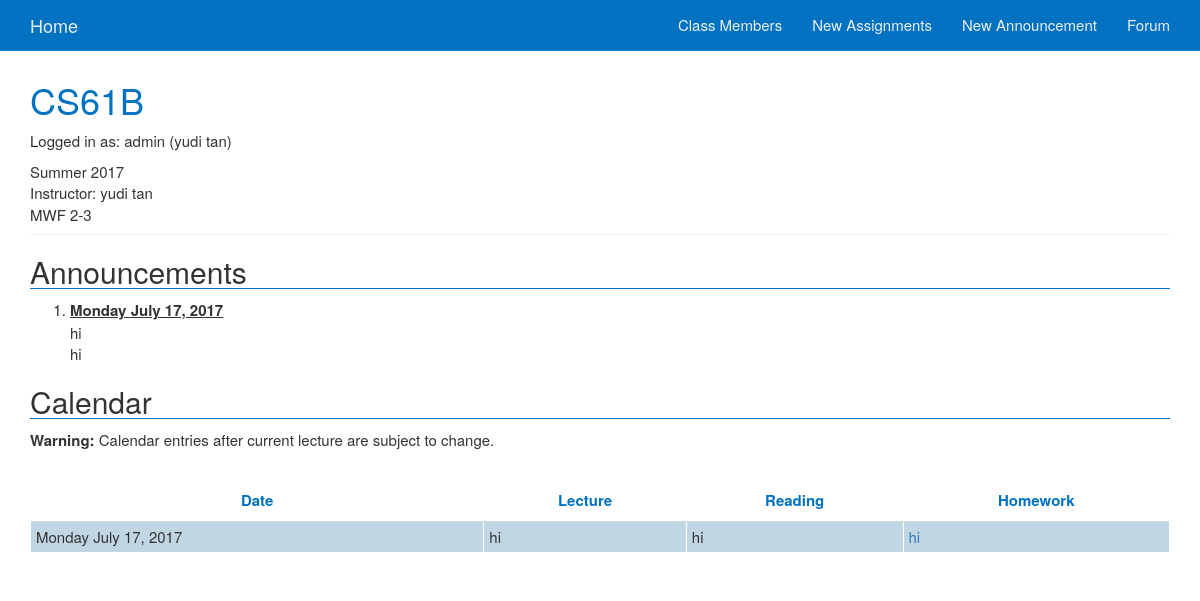
Screenshot of /classroom7/ (signed in) with the database file from the repository.
### classroom/models.py (models this page shows, shortened)
class Classroom(models.Model):
	owner = models.ForeignKey(settings.AUTH_USER_MODEL)
	school = models.TextField()
	classname = models.TextField()
	session = models.TextField(null = True)
	classtime = models.TextField(null = True)
	passcode = models.IntegerField(validators=[MinValueValidator(100000), MaxValueValidator(999999)])
	created_date = models.DateTimeField(default = timezone.now)
	students = models.TextField(blank=True, null=True)
	class Meta:
		permissions = (("can_enter_classroom", "Can enter classroom"),)

class Anouncements(models.Model):
	date = models.DateField(default=timezone.now)
	title = models.TextField()
	content = models.TextField(null=True)
	classroom = models.ForeignKey('classroom.Classroom', related_name='anouncements', blank=True, null=True)

class Calendar(models.Model):
	classroom = models.ForeignKey('classroom.Classroom', related_name='calendar')
	date = models.DateField(default=timezone.now)
	lecture = models.TextField()
	reading = models.TextField(null = True)
	homework = models.TextField(null= True)
	uploads = models.FileField(upload_to='uploads/%Y/%m/%d/', null= True)

### classroom/views.py (the view)
# urls.py: url(r'^(?P<pk>[0-9]+)/$', views.detail, name = 'detail'),
@login_required
def detail(request, pk):
	instance = get_object_or_404(Classroom, pk=pk)
	students = instance.students.split()
	forum = Forum(classroom=instance)
	calendar = Calendar.objects.filter(classroom=instance)
	anouncements = Anouncements.objects.filter(classroom=instance)
	context = {
	'instance':instance,
	'calendar':calendar,
	'anouncements':anouncements,
	'forum':forum,
	}
	if request.user.username in students:
		return render(request, 'classroom/detail.html', context)
	else:
		raise Http404('You are not enrolled in this class.')

### classroom/templates/classroom/detail.html (shortened to what this page needs)
<!DOCTYPE html>
<html lang="en"><head><meta http-equiv="Content-Type" content="text/html; charset=UTF-8">
    {% load static %}
    <link rel="stylesheet" href="{% static "classroom/css/bootstrap.min.css" %}">
    <link rel="stylesheet" type="text/css" href="{% static "classroom/css/style.css" %}">
    <link rel="stylesheet" href="{% static "classroom/css/mono-blue.css" %}">
  </head>
  <body id="index" class="home">
    <nav class="navbar navbar-default navbar-fixed-top">
      <div class="container">
        <div class="navbar-header">
          <a class="navbar-brand" href="{% url 'homepage:loggedin' %}">Home</a>
        </div>
        <div class="collapse navbar-collapse" id="navbar-collapse-section">
          <ul class="nav navbar-nav navbar-right">
           <li><a href="{% url 'classroom:classmembers' instance.pk %}">Class Members</a></li>
            <li><a href="{% url 'classroom:createassignment' instance.pk %}">New Assignments</a></li>
            <li><a href="{% url 'classroom:createannouncement' instance.pk %}">New Announcement</a></li>
            <li><a href="{% url 'classroom:forum:index' pk=instance.pk  pk2=forum.pk %}">Forum</a></li>
        </div>
      </div>
    </nav>
    <div id="content" class="container">
<div class="page-header">
  <h1><span class="content-title-brand">{{ instance.classname }}</span></h1>
  <p>Logged in as: {{ request.user.username }} ({{ request.user.first_name }} {{ request.user.last_name }}) </p>
  {{ instance.session }}
  <br>
  Instructor:
  {{ instance.owner.first_name }} {{ instance.owner.last_name }}
  <br>
  {{ instance.classtime }}
  <br>
</div>
<h2>Announcements</h2>
<div id='announcements'>
<ol>
{% if anouncements %}
{% for anouncement in anouncements %}
<li><b><u>{{ anouncement.date|date:"l" }} {{ anouncement.date }}</u></b><br>{{ anouncement.title }}<br>{{ anouncement.content }}</li>
{% endfor %}
{% else %}
<h1> There are no announcements yet </h1>
{% endif %}
</ol>
</div>
<div>
  <h2>Calendar</h2>
  <p> <strong>Warning:</strong> Calendar entries after current lecture are subject to change. </p>
  <div id="calendar-wrapper" class="table-responsive">
  <table id="calendar" class="table">
<tbody><tr>
<th>Date</th>
<th>Lecture</th>
<th>Reading</th>
<th>Homework</th>
</tr>
<tr class="odd">
{% if calendar %}
  {% for calen in calendar %}
<td>{{ calen.date|date:"l" }} {{ calen.date }}</td>
<td>{{ calen.lecture }}</td>
<br>
  {% if calen.reading %}
<td>{{ calen.reading }}<br></td>
  {% else %}
  <td>None</td>
  {% endif %}
{% if calen.uploads %}
<td><a href="{{ calen.uploads.url }}">{{ calen.homework }}</a></td>
{% else %}
<td>None</td>
{% endif %}
</tr>
{% endfor %}
{% else %}
<td>There</td>
<td>Are</td>
<br>
<td>No<br></td>
<td>Lessons Yet.</td>
{% endif %}
</tbody></table>
  </div>
</div>
    </div>
</body></html>

### classroom/static/classroom/css/style.css (style rules this page uses)
body { font-family: "Helvetica Neue", Helvetica, Arial, sans-serif; font-size: 1.5em; padding-top: 40px; margin-bottom:5em; }
h1, h2, h3 { font-weight: normal; }
h1:before, h2:before, h3:before, h4:before { content: " "; display: block; height: 60px; margin-top: -60px; visibility: hidden; }
h2 { border-bottom: 1px solid #0072c1; }
.content-title-brand { color:#0072c1; }
#calendar-wrapper { overflow-x: visible; }
table#calendar { border-collapse: collapse; margin-left: auto; margin-right: auto; }
table#calendar th { color: #0072c1; text-align:center; border-top: none; vertical-align: middle; }
table#calendar td { border: 1px solid #fff; padding: 5px; vertical-align: middle; }
table#calendar tr:not(:first-child) { background-color: #c1d6e3; }
.navbar-default { background-color: #0072c1; border-color: #0085e1; }
.navbar-default .navbar-brand { color: #ecf0f1; }
.navbar-default .navbar-nav > li > a { color: #ecf0f1; }
.navbar-default .navbar-collapse, .navbar-default .navbar-form { border-color: #ecf0f1; }

### rows the page displays
Classroom: classname "CS61B", session "Summer 2017", owner.first_name "yudi", owner.last_name "tan", classtime "MWF 2-3"
Anouncements: date "Monday", date "July 17, 2017", title "hi", content "hi"
Calendar: date "Monday", date "July 17, 2017", lecture "hi", reading "hi", homework "hi"

### other values shown
{{ request.user.username }} "admin"
{{ request.user.first_name }} "yudi"
{{ request.user.last_name }} "tan"
